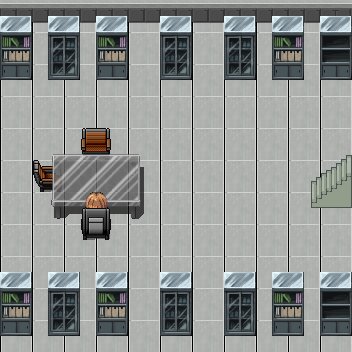

This game map was drawn from its Tiled (.tmx) file and the tilesets committed beside it. A one-line description and the trimmed map source follow:
An orthogonal 22x22 tile map with 16x16 px tiles, 9 tile layers (Suelo, CollisionParedes, Collision Chair 2, People2, ...) and 3 objects (OpenWeb, StartPlayer, GotoArea).

<map version="1.0" orientation="orthogonal" width="22" height="22" tilewidth="16" tileheight="16">
 <tileset firstgid="1" name="Interior" tilewidth="16" tileheight="16">
  <image source="Interior/Interior.png" width="560" height="816" />
 </tileset>
 <layer name="Suelo" width="22" height="22">
  <data>[484 cells, 484 non-empty, 4 distinct tile ids]</data>
 </layer>
 <layer name="CollisionParedes" width="22" height="22">
  <data>[484 cells, 142 non-empty, 27 distinct tile ids]</data>
 </layer>
 <layer name="Collision Chair 2" width="22" height="22">
  <data>[484 cells, 8 non-empty, 8 distinct tile ids]</data>
 </layer>
 <layer name="People2" width="22" height="22">
  <data>[484 cells, 6 non-empty, 6 distinct tile ids]</data>
 </layer>
 <layer name="CollisionTables" width="22" height="22">
  <data>[484 cells, 30 non-empty, 30 distinct tile ids]</data>
 </layer>
 <layer name="People" width="22" height="22">
  <data>[484 cells, 10 non-empty, 10 distinct tile ids]</data>
 </layer>
 <layer name="Objetos" width="22" height="22">
  <data>[484 cells, 0 non-empty, 0 distinct tile ids]</data>
 </layer>
 <objectgroup name="Capa de Objetos 1" width="22" height="22">
  <object name="Patents" type="OpenWeb" x="44" y="153" width="105" height="49" />
  <object name="Player" type="StartPlayer" x="256" y="178" width="13" height="23" />
  <object name="Exit" type="GotoArea" x="317" y="150" width="31" height="55" />
 </objectgroup>
 <layer name="Collision Chairs" width="22" height="22">
  <data>[484 cells, 4 non-empty, 4 distinct tile ids]</data>
 </layer>
 <layer name="Stairs" width="22" height="22">
  <data>[484 cells, 12 non-empty, 12 distinct tile ids]</data>
 </layer>
</map>